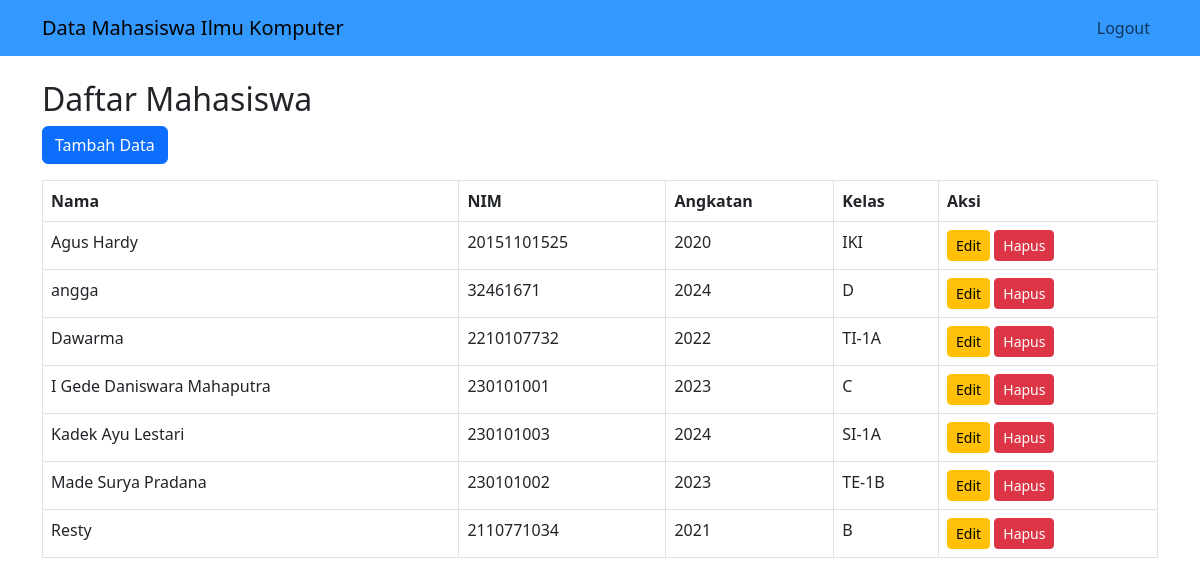
Page /index.php (signed in) on the committed database.
### tables this page shows
CREATE TABLE `mahasiswa` (
  `id` int(11) NOT NULL,
  `nama` varchar(100) NOT NULL,
  `nim` varchar(20) NOT NULL,
  `jurusan` varchar(100) NOT NULL,
  `angkatan` year(4) NOT NULL,
  `kelas` varchar(20) NOT NULL
);

### index.php (the view, shortened to what this page needs)
<?php
include 'config.php';
$result = $conn->query("SELECT * FROM mahasiswa ORDER BY nama ASC");
include 'includes/header.php';
?>
<h2>Daftar Mahasiswa</h2>
<a href="tambah.php" class="btn btn-primary mb-3">Tambah Data</a>
<table class="table table-bordered">
  <thead>
    <tr>
      <th>Nama</th>
      <th>NIM</th>
      <th>Angkatan</th>
      <th>Kelas</th>
      <th>Aksi</th>
    </tr>
  </thead>
  <tbody>
    <?php if($result->num_rows > 0): ?>
      <?php while($row = $result->fetch_assoc()): ?>
        <tr>
          <td><?= htmlspecialchars($row['nama']) ?></td>
          <td><?= htmlspecialchars($row['nim']) ?></td>
          <td><?= htmlspecialchars($row['angkatan']) ?></td>
          <td><?= htmlspecialchars($row['kelas']) ?></td>
          <td>
            <a href="edit.php?id=<?= $row['id'] ?>" class="btn btn-warning btn-sm">Edit</a>
            <a href="hapus.php?id=<?= $row['id'] ?>" class="btn btn-danger btn-sm" onclick="return confirm('Yakin hapus?')">Hapus</a>
          </td>
        </tr>
      <?php endwhile; ?>
    <?php else: ?>
      <tr><td colspan="5" class="text-center">Belum ada data</td></tr>
    <?php endif; ?>
  </tbody>
</table>
<?php include 'includes/footer.php'; ?>

### header.php (shortened to what this page needs)
<!DOCTYPE html>
<html lang="id">
<head>
  <link href="https://cdn.jsdelivr.net/npm/bootstrap@5.3.0/dist/css/bootstrap.min.css" rel="stylesheet">
</head>
<body><nav class="navbar navbar-expand-lg" style="background-color: #3399ff;">
  <div class="container">
    <a class="navbar-brand" href="index.php">Data Mahasiswa Ilmu Komputer</a>
    <div class="collapse navbar-collapse">
      <ul class="navbar-nav ms-auto">
        <?php if(isset($_SESSION['username'])): ?>
          <li class="nav-item"><a class="nav-link" href="logout.php">Logout</a></li>
        <?php else: ?>
          <li class="nav-item"><a class="nav-link" href="login.php">Login</a></li>
          <li class="nav-item"><a class="nav-link" href="register.php">Register</a></li>
        <?php endif; ?>
      </ul>
    </div>
  </div>
</nav>
<div class="container mt-4">

### footer.php (shortened to what this page needs)
</div>
</body>
</html>

### rows in the picture
mahasiswa: nama "Agus Hardy", nim "20151101525", angkatan "2020", kelas "IKI"
mahasiswa: nama "angga", nim "32461671", angkatan "2024", kelas "D"
mahasiswa: nama "Dawarma", nim "2210107732", angkatan "2022", kelas "TI-1A"
mahasiswa: nama "I Gede Daniswara Mahaputra", nim "230101001", angkatan "2023", kelas "C"
mahasiswa: nama "Kadek Ayu Lestari", nim "230101003", angkatan "2024", kelas "SI-1A"
mahasiswa: nama "Made Surya Pradana", nim "230101002", angkatan "2023", kelas "TE-1B"
mahasiswa: nama "Resty", nim "2110771034", angkatan "2021", kelas "B"
